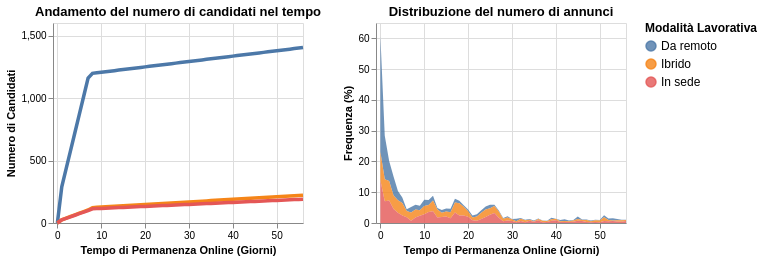

Describe this chart as a Vega-Lite specification.
### Vega-Lite specification from a JSON file in a GitHub repository (floating-point values rounded to 4 significant figures; data arrays with more than 128 entries replaced by an {"elided": "..."} marker saying what was removed)
{"$schema": "https://vega.github.io/schema/vega-lite/v5.17.0.json", "config": {"view": {"continuousHeight": 300, "continuousWidth": 300}}, "datasets": {"data-22c6b50375f5cb4e161eeac9c1939d2a": {"elided": "171 records"}, "data-75c7ceb4ca3d5077293c34fdf855ed71": {"elided": "171 records"}}, "hconcat": [{"data": {"name": "data-22c6b50375f5cb4e161eeac9c1939d2a"}, "encoding": {"color": {"field": "Tipo", "type": "nominal"}, "x": {"axis": {"title": "Tempo di Permanenza Online (Giorni)"}, "field": "Giorni", "scale": {"domain": [-1, 56]}, "type": "quantitative"}, "y": {"axis": {"title": "Numero di Candidati"}, "field": "Crescita", "type": "quantitative"}}, "height": 200, "mark": {"size": 3.5, "type": "line"}, "title": "Andamento del numero di candidati nel tempo", "transform": [{"filter": {"param": "param_7"}}], "width": 250}, {"data": {"name": "data-75c7ceb4ca3d5077293c34fdf855ed71"}, "encoding": {"color": {"field": "Tipo", "legend": {"labelFontSize": 12, "symbolSize": 100, "title": "Modalità Lavorativa", "titleFontSize": 12}, "type": "nominal"}, "x": {"axis": {"title": "Tempo di Permanenza Online (Giorni)"}, "field": "Giorni", "scale": {"domain": [-1, 56]}, "type": "quantitative"}, "y": {"axis": {"title": "Frequenza (%)"}, "field": "Frequenza", "type": "quantitative"}}, "height": 200, "mark": {"opacity": 0.8, "type": "area"}, "name": "view_6", "title": "Distribuzione del numero di annunci", "width": 250}], "params": [{"name": "param_7", "select": {"encodings": ["x"], "type": "interval"}, "views": ["view_6"]}], "resolve": {"scale": {"y": "independent"}}}
